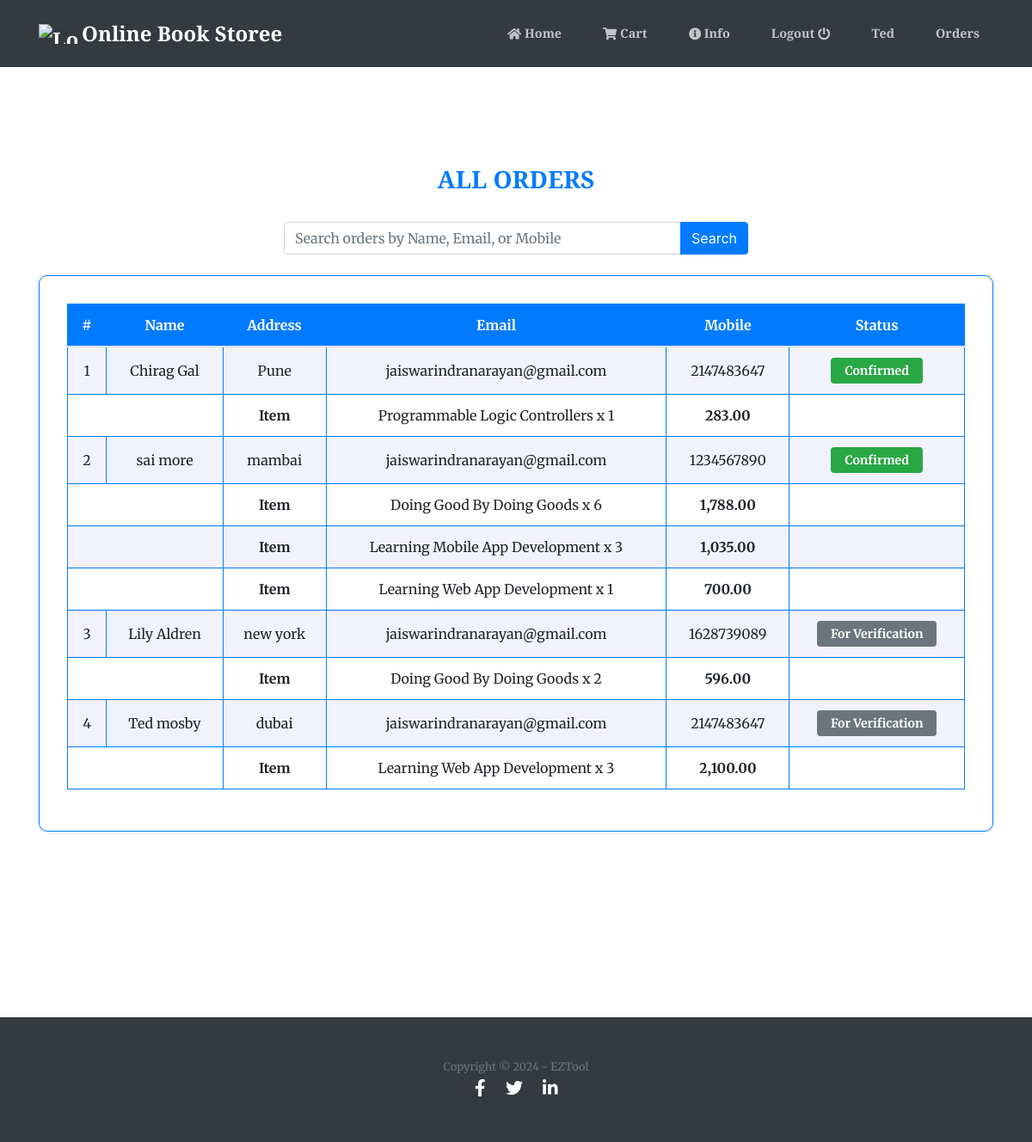
The page /index.php?page=orders (signed in) on the database its author committed.
### tables this page shows
CREATE TABLE `orders` (
  `id` int(30) NOT NULL,
  `name` text NOT NULL,
  `address` text NOT NULL,
  `mobile` int(10) NOT NULL,
  `email` text NOT NULL,
  `status` tinyint(1) NOT NULL DEFAULT 0
);

CREATE TABLE `order_list` (
  `id` int(30) NOT NULL,
  `order_id` int(30) NOT NULL,
  `product_id` int(30) NOT NULL,
  `qty` int(30) NOT NULL
);

CREATE TABLE `product_list` (
  `id` int(30) NOT NULL,
  `category_id` int(30) NOT NULL,
  `name` varchar(100) NOT NULL,
  `description` text NOT NULL,
  `author` varchar(100) NOT NULL,
  `price` float NOT NULL DEFAULT 0,
  `img_path` varchar(40) NOT NULL,
  `status` tinyint(1) NOT NULL DEFAULT 1 COMMENT '0= unavailable, 2 Available'
);

### orders.php (the view, shortened to what this page needs)
<section class="page-section" id="menu">
    <div class="container">
        <div class="row mb-4">
            <div class="col-lg-12 text-center">
                <h3 class="font-weight-bold text-uppercase text-primary">All Orders</h3>
            </div>
        </div>
        <div class="row justify-content-center mb-4">
            <div class="col-lg-6">
                <form class="form-inline" method="POST" action="">
                    <div class="input-group w-100">
                        <input type="text" class="form-control" name="search" placeholder="Search orders by Name, Email, or Mobile" aria-label="Search" aria-describedby="search-button">
                        <div class="input-group-append">
                            <button class="btn btn-primary" type="submit" id="search-button">Search</button>
                        </div>
                    </div>
                </form>
            </div>
        </div>
        <div class="row justify-content-center">
            <div class="col-lg-12">
                <div class="card shadow-sm mb-4">
                    <div class="card-body">
                        <table class="table table-hover table-striped table-bordered text-center">
                            <thead class="bg-primary text-white">
                                <tr>
                                    <th>#</th>
                                    <th>Name</th>
                                    <th>Address</th>
                                    <th>Email</th>
                                    <th>Mobile</th>
                                    <th>Status</th>
                                </tr>
                            </thead>
                            <tbody>
                                <?php
                                $user = $_SESSION['login_email'];
                                $i = 1;
                                include 'admin/db_connect.php';
                                if (isset($_POST['search'])) {
                                    $search = $_POST['search'];
                                    $qry = $conn->query("SELECT * FROM orders WHERE `email` = '$user' AND (`name` LIKE '%$search%' OR `email` LIKE '%$search%' OR `mobile` LIKE '%$search%')");
                                } else {
                                    $qry = $conn->query("SELECT * FROM orders WHERE `email`= '$user'");
                                }
                                while ($row = $qry->fetch_assoc()) :
                                ?>
                                    <tr>
                                        <td><?= $i++ ?></td>
                                        <td><?= $row['name'] ?></td>
                                        <td><?= $row['address'] ?></td>
                                        <td><?= $row['email'] ?></td>
                                        <td><?= $row['mobile'] ?></td>
                                        <?php if ($row['status'] == 1) : ?>
                                            <td><span class="badge badge-success px-3 py-2">Confirmed</span></td>
                                        <?php else : ?>
                                            <td><span class="badge badge-secondary px-3 py-2">For Verification</span></td>
                                        <?php endif; ?>
                                    </tr>
                                    <?php
                                    $qry2 = $conn->query("SELECT * FROM order_list o INNER JOIN product_list p ON o.product_id = p.id WHERE order_id = " . $row['id']);
                                    while ($row2 = $qry2->fetch_assoc()) :
                                    ?>
                                        <tr>
                                            <td colspan="2"></td>
                                            <td><strong>Item</strong></td>
                                            <td><?= $row2['name'] . ' x ' . $row2['qty'] ?></td>
                                            <td><strong><?= number_format($row2['qty'] * $row2['price'], 2) ?></strong></td>
                                            <td></td>
                                        </tr>
                                    <?php endwhile; ?>
                                <?php endwhile; ?>
                            </tbody>
                        </table>
                    </div>
                </div>
            </div>
        </div>
    </div>
</section>

### orders.php (style rules this page uses)
.text-primary { color: #007bff !important; }
.card { border-radius: 10px; border: 1px solid #007bff; }
.table thead th { background-color: #007bff; color: #fff; }
.table td { vertical-align: middle; }
.badge-success { background-color: #28a745; }
.badge-secondary { background-color: #6c757d; }
.badge { font-size: 14px; }
.card-body { padding: 2rem; }
.mb-4 { margin-bottom: 1.5rem; }
.shadow-sm { box-shadow: 0 0.125rem 0.25rem rgba(0, 0, 0, 0.075) !important; }
.table-striped tbody tr:nth-of-type(odd) { background-color: rgba(0, 0, 255, 0.05); }
.table-bordered td, .table-bordered th { border-color: #007bff; }
.btn-primary { background-color: #007bff; border-color: #007bff; }

### rows shown on the page
orders: name "Chirag Gal", address "Pune", email "jaiswarindranarayan@gmail.com", mobile "2147483647", status "Confirmed"
order_list: product_list.name "Programmable Logic Controllers", qty "1", $row2['qty']*$row2['price'] "283.00"
orders: name "sai more", address "mambai", email "jaiswarindranarayan@gmail.com", mobile "1234567890", status "Confirmed"
order_list: product_list.name "Doing Good By Doing Goods", qty "6", $row2['qty']*$row2['price'] "1,788.00"
order_list: product_list.name "Learning Mobile App Development", qty "3", $row2['qty']*$row2['price'] "1,035.00"
order_list: product_list.name "Learning Web App Development", qty "1", $row2['qty']*$row2['price'] "700.00"
orders: name "Lily Aldren", address "new york", email "jaiswarindranarayan@gmail.com", mobile "1628739089", status "For Verification"
order_list: product_list.name "Doing Good By Doing Goods", qty "2", $row2['qty']*$row2['price'] "596.00"
orders: name "Ted mosby", address "dubai", email "jaiswarindranarayan@gmail.com", mobile "2147483647", status "For Verification"
order_list: product_list.name "Learning Web App Development", qty "3", $row2['qty']*$row2['price'] "2,100.00"

### other values the page prints
$_SESSION['setting_name'] "Online Book Storee"
$_SESSION['login_first_name'] "Ted"
